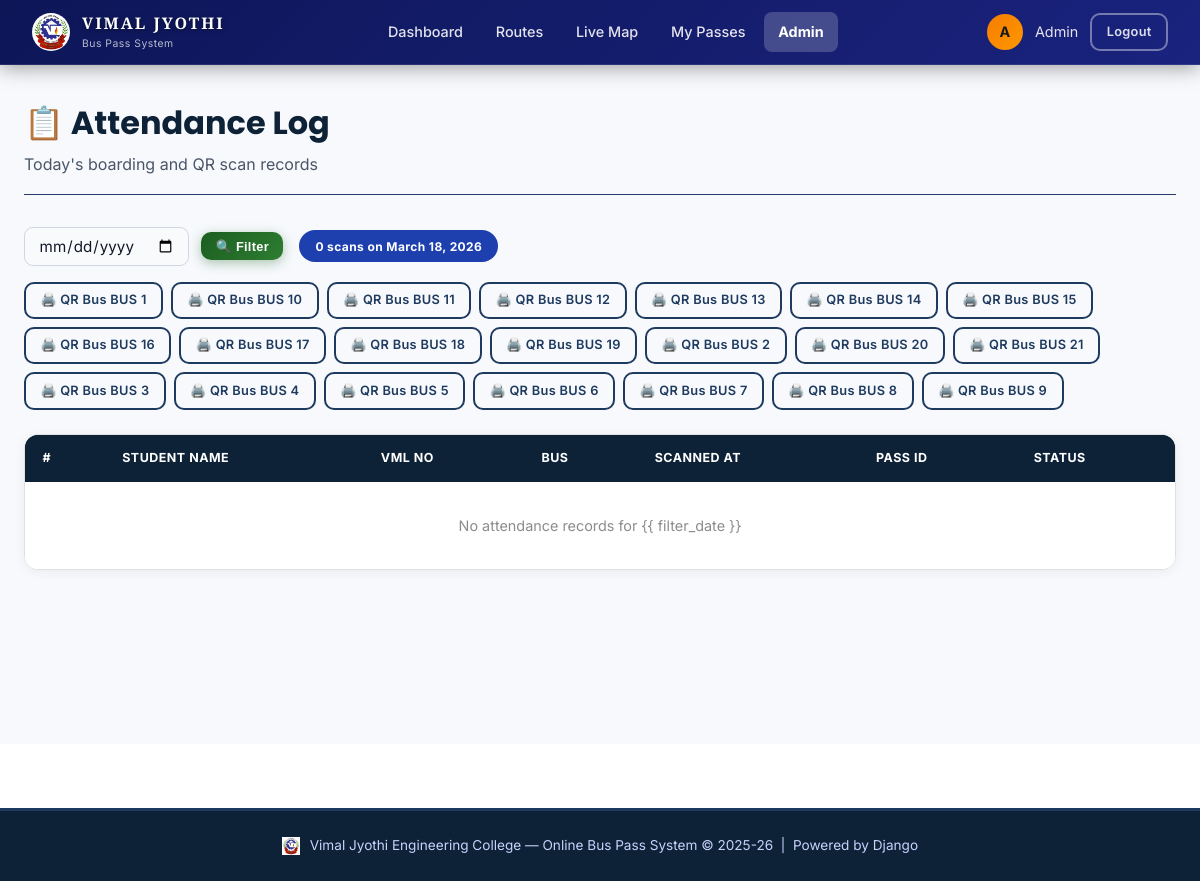
/admin-panel/attendance/ (signed in), run on the app's committed database.
### core/models.py (models this page shows, shortened)
class Bus(models.Model):
    BUS_TYPE_CHOICES = [
        ('college', 'College Bus'),
        ('tourist', 'Tourist Bus'),
    ]
    bus_number = models.CharField(max_length=20, unique=True)
    route = models.ForeignKey(Route, on_delete=models.SET_NULL, null=True, blank=True, related_name='buses')
    capacity = models.PositiveIntegerField(default=49)
    current_occupancy = models.PositiveIntegerField(default=0)
    bus_type = models.CharField(max_length=10, choices=BUS_TYPE_CHOICES, default='college')
    driver_name = models.CharField(max_length=100, blank=True)
    driver_phone = models.CharField(max_length=15, blank=True)
    driver = models.ForeignKey(
        User, on_delete=models.SET_NULL, null=True, blank=True,
        related_name='assigned_bus',
        help_text='Driver user account assigned to this bus'
    )
    is_active = models.BooleanField(default=True)
    latitude = models.DecimalField(max_digits=10, decimal_places=7, null=True, blank=True)
    longitude = models.DecimalField(max_digits=10, decimal_places=7, null=True, blank=True)
    is_tracking = models.BooleanField(default=False, help_text='True while driver is sharing location')
    created_at = models.DateTimeField(auto_now_add=True)
    class Meta:
        ordering = ['bus_number']

### core/views.py (the view)
# urls.py: path('admin-panel/attendance/', views.admin_attendance_view, name='admin_attendance'),
@auth_required
@user_passes_test(is_admin, login_url='dashboard')
def admin_attendance_view(request):
    filter_date = request.GET.get('date', str(date.today()))
    try:
        filter_dt = date.fromisoformat(filter_date)
    except ValueError:
        filter_dt = date.today()
    records = Attendance.objects.filter(date=filter_dt).select_related(
        'user', 'bus', 'bus_pass'
    ).order_by('-scanned_at')
    buses = Bus.objects.filter(is_active=True).order_by('bus_number')
    return render(request, 'core/admin_attendance.html', {
        'records': records,
        'filter_date': filter_dt,
        'buses': buses,
        'today': date.today(),
    })

### core/views.py (called while the page is built, shortened)
def auth_required(view_func):
    @never_cache
    @functools.wraps(view_func)
    def wrapper(request, *args, **kwargs):
        return view_func(request, *args, **kwargs)
    return wrapper

def is_admin(user):
    return user.is_authenticated and (user.is_staff or
           (hasattr(user, 'profile') and user.profile.role == 'admin'))

### core/templates/core/admin_attendance.html (shortened to what this page needs)
{% extends 'core/base.html' %}
{% block content %}
<div class="main-content fade-up">
    <div class="page-header">
        <h1>📋 Attendance Log</h1>
        <p>Today's boarding and QR scan records</p>
    </div>
    <div style="display:flex;gap:1rem;align-items:center;flex-wrap:wrap;margin-bottom:1.5rem">
        <form method="get" style="display:flex;gap:0.75rem;align-items:center">
            <input type="date" name="date" value="{{ filter_date }}" max="{{ today }}" class="form-control"
                style="width:auto;padding:0.5rem 0.85rem" />
            <button type="submit" class="btn btn-primary btn-sm">🔍 Filter</button>
        </form>
        <span class="badge badge-info" style="padding:0.4rem 1rem">
            {{ records.count }} scan{{ records.count|pluralize }} on {{ filter_date }}
        </span>
        <div style="margin-left:auto;display:flex;gap:0.5rem;flex-wrap:wrap">
            {% for bus in buses %}
            <a href="{% url 'bus_qr' bus.id %}" class="btn btn-outline btn-sm" target="_blank">
                🖨️ QR Bus {{ bus.bus_number }}
            </a>
            {% endfor %}
        </div>
    </div>
    <div class="table-wrapper">
        <table>
            <thead>
                <tr>
                    <th>#</th>
                    <th>Student Name</th>
                    <th>VML No</th>
                    <th>Bus</th>
                    <th>Scanned At</th>
                    <th>Pass ID</th>
                    <th>Status</th>
                </tr>
            </thead>
            <tbody>
                {% for rec in records %}
                <tr>
                    <td style="color:#9fa8da;font-size:0.82rem">{{ forloop.counter }}</td>
                    <td><strong>{{ rec.user.get_full_name|default:rec.user.username }}</strong></td>
                    <td>{{ rec.user.profile.vml_no|default:"—" }}</td>
                    <td><strong style="color:#93c5fd">Bus {{ rec.bus.bus_number }}</strong></td>
                    <td style="font-size:0.82rem;white-space:nowrap">
                        {{ rec.scanned_at|date:"d M Y" }}<br>
                        <span style="opacity:0.7">{{ rec.scanned_at|time:"h:i A" }}</span>
                    </td>
                    <td>
                        {% if rec.bus_pass %}
                        <code style="font-size:0.8rem;color:#93c5fd">{{ rec.bus_pass.pass_id_short }}</code>
                        {% else %}<span style="opacity:0.5">—</span>{% endif %}
                    </td>
                    <td><span class="badge badge-success">Present</span></td>
                </tr>
                {% empty %}
                <tr>
                    <td colspan="7" style="text-align:center;padding:2rem;opacity:0.5">No attendance records for {{
                        filter_date }}</td>
                </tr>
                {% endfor %}
            </tbody>
        </table>
    </div>
</div>
{% endblock %}

### core/templates/core/base.html (shortened to what this page needs)
{% load static %}
<!DOCTYPE html>
<html lang="en">
<head>
  <link rel="stylesheet" href="{% static 'core/css/style.css' %}" />
  <link rel="stylesheet" href="{% static 'core/css/white_theme.css' %}" />
</head>
<body>
  {% if user.is_authenticated %}
  <nav class="navbar">
    <a href="{% url 'dashboard' %}" class="navbar-brand">
      <img src="{% static 'core/images/vjec_logo.png' %}" class="navbar-logo-img" alt="VJEC" />
      <div>
        <span style="font-family:'Cinzel',Georgia,serif;font-size:1.4rem;font-weight:900;letter-spacing:2px;color:#ffffff;line-height:1.1;text-shadow:0 1px 4px rgba(0,0,0,0.5)">VIMAL JYOTHI</span>
        <small>Bus Pass System</small>
      </div>
    </a>
    <ul class="nav-links">
      <li><a href="{% url 'dashboard' %}">Dashboard</a></li>
      <li><a href="{% url 'routes' %}">Routes</a></li>
      <li><a href="{% url 'map' %}">Live Map</a></li>
      <li><a href="{% url 'my_passes' %}">My Passes</a></li>
      {% if user.is_staff or user.profile.role == 'admin' %}
      <li><a href="{% url 'admin_dashboard' %}">Admin</a></li>
      {% endif %}
    </ul>
    <div class="nav-user">
      <div class="nav-avatar">{{ user.first_name|first|default:user.username|first|upper }}</div>
      <span style="font-size:0.9rem;color:rgba(255,255,255,0.8)">{{ user.first_name|default:user.username }}</span>
      <a href="{% url 'logout' %}" class="btn btn-outline btn-sm">Logout</a>
    </div>
  </nav>
  {% endif %}
  <main>
    {% block content %}{% endblock %}
  </main>
  {% if user.is_authenticated %}
  <footer>
    <p>
      <img src="{% static 'core/images/vjec_logo.png' %}" style="height:18px;vertical-align:middle;margin-right:6px"
        alt="">
      Vimal Jyothi Engineering College &mdash; Online Bus Pass System &copy; 2025-26 &nbsp;|&nbsp; Powered by Django
    </p>
  </footer>
  {% endif %}
</body>
</html>

### core/static/core/css/style.css (style rules this page uses)
:root { --primary: #1a237e; --primary-dark: #0d1657; --primary-light: #283593; --accent: #f57c00; --accent-light: #ff9800; --success: #2e7d32; --danger: #c62828; --warning: #f9a825; --info: #0277bd; --bg-dark: #0f1729; --bg-card: #162040; --bg-card2: #1e2d55; --text-light: #e8eaf6; --text-muted: #9fa8da; --border: #2a3a70; --white: #ffffff; --shadow: 0 8px 32px rgba(0, 0, 0, 0.3); --shadow-sm: 0 2px 12px rgba(0, 0, 0, 0.2); --radius: 16px; --radius-sm: 10px; --transition: all 0.3s ease; }
* { margin: 0; padding: 0; box-sizing: border-box; }
body { font-family: 'Inter', sans-serif; background: var(--bg-dark); color: var(--text-light); min-height: 100vh; line-height: 1.6; }
.navbar { background: linear-gradient(135deg, var(--primary-dark) 0%, var(--primary) 100%); padding: 0 2rem; height: 65px; display: flex; align-items: center; justify-content: space-between; position: sticky; top: 0; z-index: 1000; box-shadow: 0 2px 20px rgba(0, 0, 0, 0.4); border-bottom: 1px solid rgba(255, 255, 255, 0.1); }
.navbar-brand { display: flex; align-items: center; gap: 0.75rem; text-decoration: none; color: var(--white); }
.navbar-brand span { font-family: 'Poppins', sans-serif; font-weight: 700; font-size: 1.25rem; letter-spacing: -0.5px; }
.navbar-brand small { display: block; font-size: 0.65rem; font-weight: 300; opacity: 0.8; letter-spacing: 0.5px; }
.nav-links { display: flex; align-items: center; gap: 0.25rem; list-style: none; }
.nav-links a { color: rgba(255, 255, 255, 0.85); text-decoration: none; padding: 0.5rem 0.9rem; border-radius: 8px; font-size: 0.9rem; font-weight: 500; transition: var(--transition); display: flex; align-items: center; gap: 0.4rem; }
.nav-links a.active { background: rgba(255, 255, 255, 0.2); color: var(--white); }
.nav-user { display: flex; align-items: center; gap: 0.75rem; }
.nav-avatar { width: 36px; height: 36px; background: linear-gradient(135deg, var(--accent), var(--accent-light)); border-radius: 50%; display: flex; align-items: center; justify-content: center; font-weight: 700; font-size: 0.9rem; }
.main-content { max-width: 1280px; margin: 0 auto; padding: 2rem 1.5rem; }
.page-header { margin-bottom: 2rem; padding-bottom: 1rem; border-bottom: 1px solid var(--border); }
.page-header h1 { font-family: 'Poppins', sans-serif; font-size: 2rem; font-weight: 700; color: var(--white); }
.page-header p { color: var(--text-muted); margin-top: 0.25rem; }
.btn { display: inline-flex; align-items: center; gap: 0.5rem; padding: 0.6rem 1.4rem; border-radius: 10px; font-size: 0.9rem; font-weight: 600; text-decoration: none; cursor: pointer; border: none; transition: var(--transition); letter-spacing: 0.3px; }
.btn-primary { background: linear-gradient(135deg, var(--primary), var(--primary-light)); color: var(--white); box-shadow: 0 4px 15px rgba(26, 35, 126, 0.4); }
.btn-outline { background: transparent; border: 1px solid var(--border); color: var(--text-light); }
.btn-sm { padding: 0.4rem 0.9rem; font-size: 0.8rem; }
.form-control { width: 100%; background: var(--bg-dark); border: 1px solid var(--border); border-radius: var(--radius-sm); padding: 0.75rem 1rem; color: var(--text-light); font-size: 0.95rem; transition: var(--transition); outline: none; font-family: 'Inter', sans-serif; }
.form-control::placeholder { color: rgba(159, 168, 218, 0.4); }
.badge { display: inline-flex; align-items: center; padding: 0.25rem 0.65rem; border-radius: 999px; font-size: 0.75rem; font-weight: 600; letter-spacing: 0.5px; }
.badge-info { background: #0369a1; color: #ffffff; }
.table-wrapper { overflow-x: auto; border-radius: var(--radius); border: 1px solid var(--border); }
table { width: 100%; border-collapse: collapse; font-size: 0.9rem; }
thead th { background: var(--primary-dark); color: var(--text-muted); font-weight: 600; padding: 1rem 1.25rem; text-align: left; font-size: 0.8rem; letter-spacing: 0.5px; text-transform: uppercase; }
tbody td { padding: 1rem 1.25rem; border-bottom: 1px solid var(--border); color: var(--text-light); }
tbody tr:last-child td { border-bottom: none; }
tbody tr { transition: background 0.2s; }
footer { text-align: center; padding: 1.5rem; color: var(--text-muted); font-size: 0.85rem; border-top: 1px solid var(--border); margin-top: 4rem; }
.fade-up { animation: fadeUp 0.4s ease; }

### core/templates/core/base.html (style rules this page uses)
.navbar-logo-img { height: 38px; width: 38px; object-fit: contain; border-radius: 50%; }

### data on the page
Bus: bus_number "BUS 1"
Bus: bus_number "BUS 10"
Bus: bus_number "BUS 11"
Bus: bus_number "BUS 12"
Bus: bus_number "BUS 13"
Bus: bus_number "BUS 14"
Bus: bus_number "BUS 15"
Bus: bus_number "BUS 16"
Bus: bus_number "BUS 17"
Bus: bus_number "BUS 18"
Bus: bus_number "BUS 19"
Bus: bus_number "BUS 2"
Bus: bus_number "BUS 20"
Bus: bus_number "BUS 21"
Bus: bus_number "BUS 3"
Bus: bus_number "BUS 4"
Bus: bus_number "BUS 5"
Bus: bus_number "BUS 6"
Bus: bus_number "BUS 7"
Bus: bus_number "BUS 8"
Bus: bus_number "BUS 9"

### other printed values
{{ user.first_name|first|default:user.username|first|upper }} "A"
{{ user.first_name|default:user.username }} "Admin"
{{ records.count }} "0"
{{ filter_date }} "March 18, 2026"
